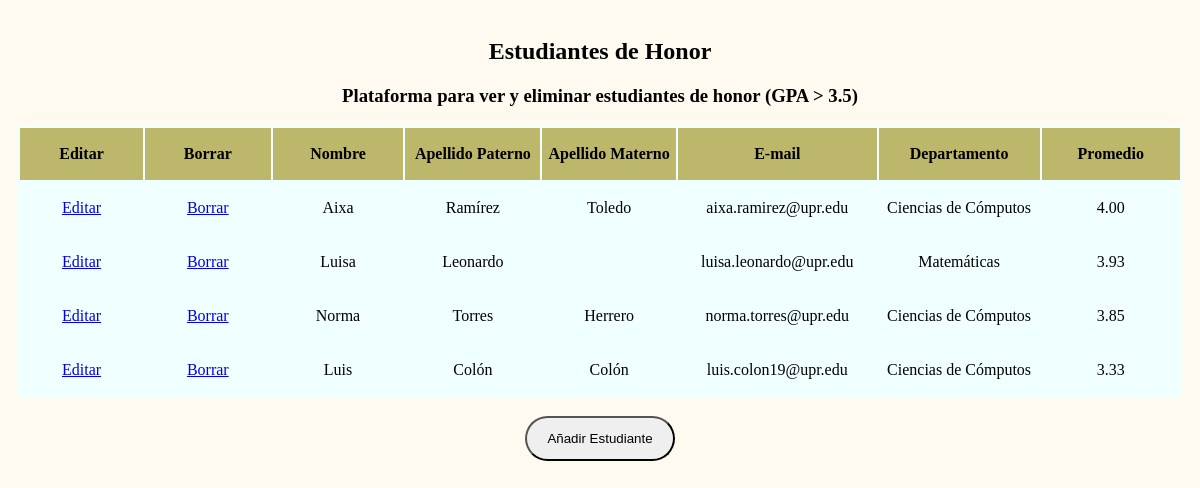
Before: / with the older database file.
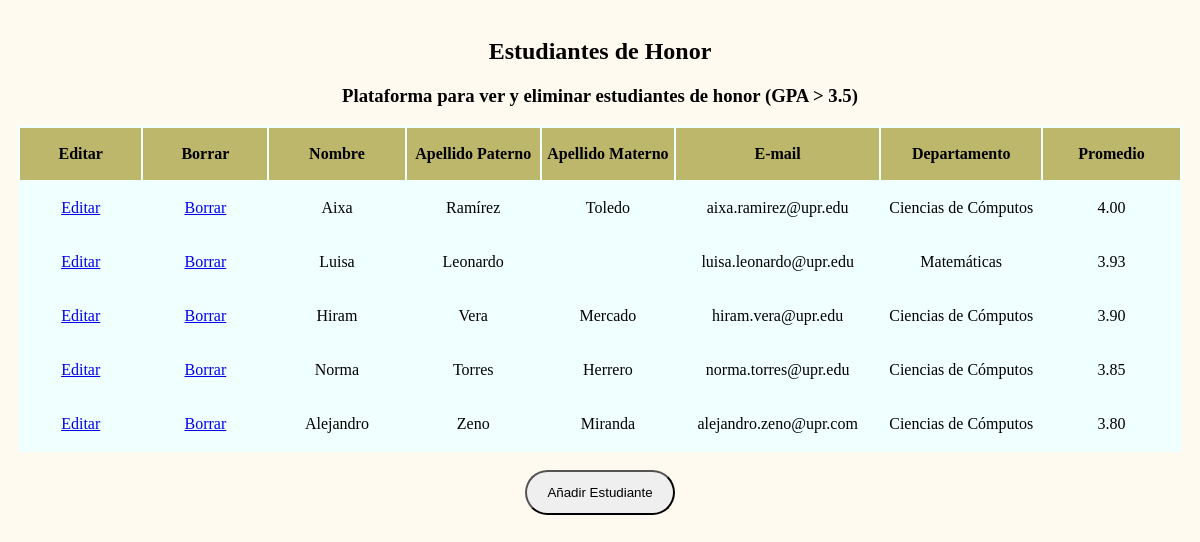
After: the same page with the newer database file.
### tables this page shows
CREATE TABLE `estudiante` (
  `est_id` int(3) NOT NULL AUTO_INCREMENT,
  `nombre` varchar(12) NOT NULL,
  `apellido_p` varchar(15) NOT NULL,
  `apellido_m` varchar(15) DEFAULT NULL,
  `email` varchar(40) NOT NULL,
  `depto_id` int(2) NOT NULL,
  `promedio` float(4,2) unsigned NOT NULL,
  PRIMARY KEY (`est_id`),
  KEY `fk_depto` (`depto_id`),
  CONSTRAINT `fk_depto` FOREIGN KEY (`depto_id`) REFERENCES `departamento` (`depto_id`) ON DELETE CASCADE ON UPDATE CASCADE
);

CREATE TABLE `departamento` (
  `depto_id` int(2) NOT NULL AUTO_INCREMENT,
  `nombre` varchar(65) NOT NULL,
  PRIMARY KEY (`depto_id`)
);

### index.php (the view, shortened to what this page needs)
<!DOCTYPE html>
<html>
<head>
    <link rel="stylesheet" type="text/css" href="index.css">
</head>
<body>
<div id="container">
<?php
include_once('conectiondb.php');
$query = "SELECT e.est_id, e.nombre, e.apellido_p, e.apellido_m, e.email, d.nombre departamento, e.promedio
FROM estudiante e, departamento d
WHERE e.depto_id = d.depto_id
ORDER BY promedio DESC";
if($r = mysqli_query($dbc, $query))
{
    print"<div><center><table id='table1'>";
    print"<h2>Estudiantes de Honor</h2>";
    print"<h3>Plataforma para ver y eliminar estudiantes de honor (GPA > 3.5)</h3>";
    print"<tr id='table_header'>
            <td><b>Editar</b></td>
            <td><b>Borrar</b></td>
            <td><b>Nombre</b></td>
            <td><b>Apellido Paterno</b></td>
            <td><b>Apellido Materno</b></td>
            <td><b>E-mail</b></td>
            <td><b>Departamento</b></td>
            <td><b>Promedio</b></td>
            </tr>";
    while($row=mysqli_fetch_array($r))
    {
        print"<tr id='table_rows'>
            <td>
            <a href=\"editar_estudiante.php?est_id={$row['est_id']}\"/>Editar</a>
            </td>
            <td>
            <a href=\"eliminar_estudiante.php?est_id={$row['est_id']}\"/>Borrar</a>
            </td>
            <td>$row[nombre]</td>
            <td>$row[apellido_p]</td>
            <td>$row[apellido_m]</td>
            <td>$row[email]</td>
            <td>$row[departamento]</td>
            <td>$row[promedio]</td>
            </tr>";
    }
    print"</table></center></div><br>";
    print"<button><a href='insertar_estudiantes_de_honor.php' id='botton'>Añadir Estudiante</a></button>";
}
else{
    print '<p style="color:red;">No se puede mostrar récords de la base de datos porque:
    <br/>'.mysqli_error($dbc).'.</p>';
    mysqli_close($dbc);
    }
?>
</div>
</body>
</html>

### index.css (style rules this page uses)
body { text-align:center; background-color:floralwhite; }
#container { padding: 10px; height: auto; width: auto; }
button { height: 45px; width: 150px; border-radius: 50px; }
#botton { text-decoration: none; color: black; }
#table1 { background-color: azure; border-bottom: collapse; width: auto; }
#table_header { text-align:center; background-color:darkkhaki; }
#table_rows { text-align:center; }
td { width: 300px; height: 50px; }

Changed rows visible on the page:
removed estudiante: nombre "Luis", apellido_p "Colón", apellido_m "Colón", email "luis.colon19@upr.edu", depto.nombre "Ciencias de Cómputos", promedio "3.33"
added estudiante: nombre "Hiram", apellido_p "Vera", apellido_m "Mercado", email "hiram.vera@upr.edu", depto.nombre "Ciencias de Cómputos", promedio "3.90"
added estudiante: nombre "Alejandro", apellido_p "Zeno", apellido_m "Miranda", email "alejandro.zeno@upr.com", depto.nombre "Ciencias de Cómputos", promedio "3.80"
